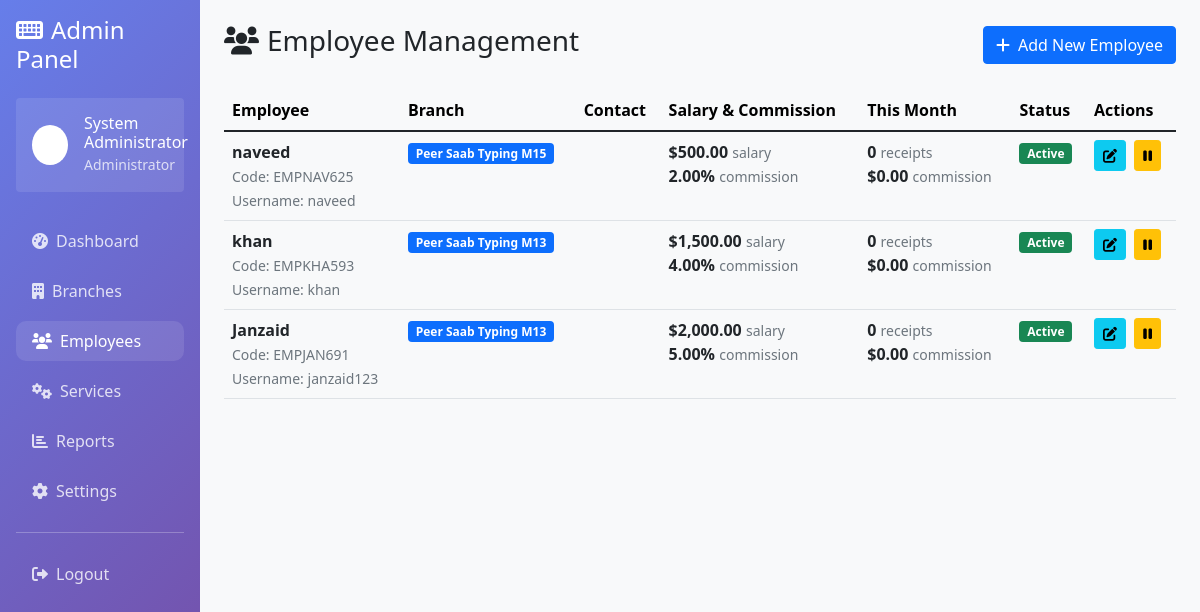
The app's page /admin/employees.php (signed in), older data.
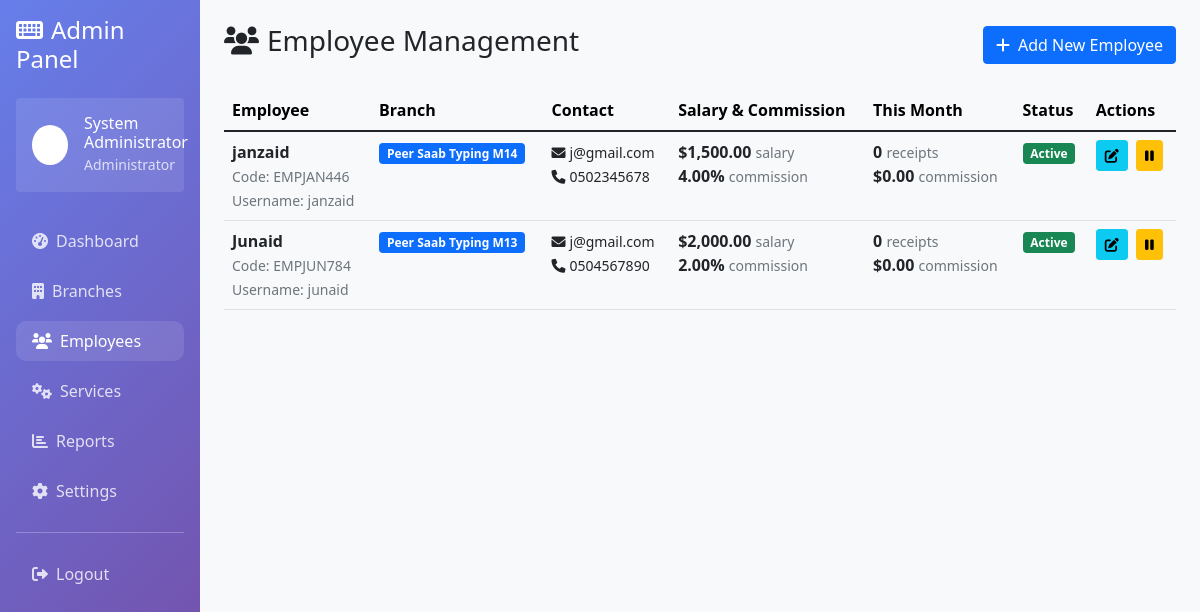
The same page, newer data.
### tables this page shows
CREATE TABLE employees (
            id INTEGER PRIMARY KEY AUTOINCREMENT,
            branch_id INTEGER NOT NULL,
            employee_code VARCHAR(20) UNIQUE NOT NULL,
            username VARCHAR(50) UNIQUE NOT NULL,
            password VARCHAR(255) NOT NULL,
            full_name VARCHAR(100) NOT NULL,
            email VARCHAR(100),
            phone VARCHAR(20),
            basic_salary DECIMAL(10,2) DEFAULT 0.00,
            commission_rate DECIMAL(5,2) DEFAULT 0.00,
            hire_date DATE NOT NULL,
            status TEXT DEFAULT 'active' CHECK (status IN ('active', 'inactive')),
            created_at DATETIME DEFAULT CURRENT_TIMESTAMP,
            FOREIGN KEY (branch_id) REFERENCES branches(id)
        );

### config/database.php (called while the page is built, shortened)
<?php
class Database {
    private $connection;
    public function __construct() {
        $this->db_path = __DIR__ . '/../data/typing_center.db';
        $dir = dirname($this->db_path);
        $this->connection = new PDO("sqlite:" . $this->db_path);
        $this->connection->setAttribute(PDO::ATTR_ERRMODE, PDO::ERRMODE_EXCEPTION);
        $this->connection->exec("PRAGMA foreign_keys = ON");
        $this->createTables();
    }
    public function getConnection() {
        return $this->connection;
    }
    private function createTables() {
        $this->connection->exec($sql);
        $stmt = $this->connection->prepare("SELECT COUNT(*) FROM admin");
        $stmt->execute();
        $stmt = $this->connection->prepare("SELECT COUNT(*) FROM services");
        $stmt->execute();
        $stmt = $this->connection->prepare("SELECT COUNT(*) FROM settings");
        $stmt->execute();
    }
}
?>

### includes/auth.php (called while the page is built, shortened)
<?php
class Auth {
    public function getUserInfo() {
        return [
            'id' => $_SESSION['user_id'] ?? null,
            'type' => $_SESSION['user_type'] ?? null,
            'username' => $_SESSION['username'] ?? null,
            'full_name' => $_SESSION['full_name'] ?? null,
            'branch_id' => $_SESSION['branch_id'] ?? null,
            'branch_name' => $_SESSION['branch_name'] ?? null
        ];
    }
}
?>

### admin/employees.php (the view, shortened to what this page needs)
<?php
require_once '../config/database.php';
require_once '../includes/auth.php';
$database = new Database();
$auth = new Auth($database);
$auth->requireRole(['admin']);
$user_info = $auth->getUserInfo();
$db = $database->getConnection();
$stmt = $db->query("SELECT e.*, b.branch_name,
    (SELECT COUNT(*) FROM receipts WHERE employee_id = e.id AND strftime('%Y-%m', created_at) = strftime('%Y-%m', 'now')) as monthly_receipts,
    (SELECT COALESCE(SUM(total_commission), 0) FROM receipts WHERE employee_id = e.id AND strftime('%Y-%m', created_at) = strftime('%Y-%m', 'now')) as monthly_commission
    FROM employees e
    LEFT JOIN branches b ON e.branch_id = b.id
    ORDER BY e.created_at DESC");
$employees = $stmt->fetchAll(PDO::FETCH_ASSOC);
?>
<!DOCTYPE html>
<html lang="en">
<head>
    <link href="https://cdn.jsdelivr.net/npm/bootstrap@5.1.3/dist/css/bootstrap.min.css" rel="stylesheet">
    <link href="https://cdnjs.cloudflare.com/ajax/libs/font-awesome/6.0.0/css/all.min.css" rel="stylesheet">
</head>
<body>
    <div class="container-fluid">
        <div class="row">
            <div class="col-md-3 col-lg-2 sidebar p-3">
                <h4 class="mb-4"><i class="fas fa-keyboard me-2"></i>Admin Panel</h4>
                <div class="user-info bg-white bg-opacity-10 rounded p-3 mb-4">
                    <div class="d-flex align-items-center">
                        <div class="avatar bg-white bg-opacity-20 rounded-circle p-2 me-3">
                            <i class="fas fa-user-shield"></i>
                        </div>
                        <div>
                            <h6 class="mb-0"><?= htmlspecialchars($user_info['full_name']) ?></h6>
                            <small class="opacity-75">Administrator</small>
                        </div>
                    </div>
                </div>
                <nav class="nav flex-column">
                    <a class="nav-link" href="/admin/dashboard.php">
                        <i class="fas fa-tachometer-alt me-2"></i>Dashboard
                    </a>
                    <a class="nav-link" href="/admin/branches.php">
                        <i class="fas fa-building me-2"></i>Branches
                    </a>
                    <a class="nav-link active" href="/admin/employees.php">
                        <i class="fas fa-users me-2"></i>Employees
                    </a>
                    <a class="nav-link" href="/admin/services.php">
                        <i class="fas fa-cogs me-2"></i>Services
                    </a>
                    <a class="nav-link" href="/admin/reports.php">
                        <i class="fas fa-chart-bar me-2"></i>Reports
                    </a>
                    <a class="nav-link" href="/admin/settings.php">
                        <i class="fas fa-cog me-2"></i>Settings
                    </a>
                    <hr class="my-3">
                    <a class="nav-link" href="/logout.php">
                        <i class="fas fa-sign-out-alt me-2"></i>Logout
                    </a>
                </nav>
            </div>
            <div class="col-md-9 col-lg-10 p-4">
                <div class="d-flex justify-content-between align-items-center mb-4">
                    <h1 class="h3"><i class="fas fa-users me-2"></i>Employee Management</h1>
                    <button class="btn btn-primary" data-bs-toggle="modal" data-bs-target="#addEmployeeModal">
                        <i class="fas fa-plus me-2"></i>Add New Employee
                    </button>
                </div>
                <?php if (empty($employees)): ?>
                    <div class="text-center py-5">
                        <i class="fas fa-users fa-5x text-muted mb-4"></i>
                        <h3 class="text-muted">No Employees Found</h3>
                        <p class="text-muted">Start by adding your first employee to the system.</p>
                        <button class="btn btn-primary btn-lg" data-bs-toggle="modal" data-bs-target="#addEmployeeModal">
                            <i class="fas fa-plus me-2"></i>Add First Employee
                        </button>
                    </div>
                <?php else: ?>
                    <div class="table-responsive">
                        <table class="table table-hover">
                            <thead class="table-light">
                                <tr>
                                    <th>Employee</th>
                                    <th>Branch</th>
                                    <th>Contact</th>
                                    <th>Salary & Commission</th>
                                    <th>This Month</th>
                                    <th>Status</th>
                                    <th>Actions</th>
                                </tr>
                            </thead>
                            <tbody>
                                <?php foreach ($employees as $employee): ?>
                                    <tr>
                                        <td>
                                            <div>
                                                <strong><?= htmlspecialchars($employee['full_name']) ?></strong><br>
                                                <small class="text-muted">
                                                    Code: <?= htmlspecialchars($employee['employee_code']) ?><br>
                                                    Username: <?= htmlspecialchars($employee['username']) ?>
                                                </small>
                                            </div>
                                        </td>
                                        <td>
                                            <span class="badge bg-primary"><?= htmlspecialchars($employee['branch_name'] ?? 'No Branch') ?></span>
                                        </td>
                                        <td>
                                            <?php if (!empty($employee['email'])): ?>
                                                <small><i class="fas fa-envelope me-1"></i><?= htmlspecialchars($employee['email']) ?></small><br>
                                            <?php endif; ?>
                                            <?php if (!empty($employee['phone'])): ?>
                                                <small><i class="fas fa-phone me-1"></i><?= htmlspecialchars($employee['phone']) ?></small>
                                            <?php endif; ?>
                                        </td>
                                        <td>
                                            <div>
                                                <strong>$<?= number_format($employee['basic_salary'], 2) ?></strong> <small class="text-muted">salary</small><br>
                                                <strong><?= number_format($employee['commission_rate'], 2) ?>%</strong> <small class="text-muted">commission</small>
                                            </div>
                                        </td>
                                        <td>
                                            <div>
                                                <strong><?= $employee['monthly_receipts'] ?></strong> <small class="text-muted">receipts</small><br>
                                                <strong>$<?= number_format($employee['monthly_commission'], 2) ?></strong> <small class="text-muted">commission</small>
                                            </div>
                                        </td>
                                        <td>
                                            <span class="badge bg-<?= $employee['status'] === 'active' ? 'success' : 'secondary' ?>">
                                                <?= ucfirst($employee['status']) ?>
                                            </span>
                                        </td>
                                        <td>
                                            <button type="button" class="btn btn-sm btn-info me-1"
                                                    data-bs-toggle="modal"
                                                    data-bs-target="#editEmployeeModal"
                                                    onclick="populateEditModal(<?= htmlspecialchars(json_encode($employee)) ?>)">
                                                <i class="fas fa-edit"></i>
                                            </button>
                                            <form method="POST" class="d-inline">
                                                <button type="submit" class="btn btn-sm btn-<?= $employee['status'] === 'active' ? 'warning' : 'success' ?>"
                                                        onclick="return confirm('Are you sure you want to <?= $employee['status'] === 'active' ? 'deactivate' : 'activate' ?> this employee?')">
                                                    <i class="fas fa-<?= $employee['status'] === 'active' ? 'pause' : 'play' ?>"></i>
                                                </button>
                                            </form>
                                        </td>
                                    </tr>
                                <?php endforeach; ?>
                            </tbody>
                        </table>
                    </div>
                <?php endif; ?>
            </div>
        </div>
    </div>
</body>
</html>

### admin/employees.php (style rules this page uses)
body { background-color: #f8f9fa; }
.sidebar { background: linear-gradient(135deg, #667eea 0%, #764ba2 100%); min-height: 100vh; color: white; }
.sidebar .nav-link { color: rgba(255, 255, 255, 0.8); border-radius: 10px; margin: 5px 0; transition: all 0.3s; }
.sidebar .nav-link:hover, .sidebar .nav-link.active { color: white; background-color: rgba(255, 255, 255, 0.1); }

Row changes from the older to the newer data that the page shows:
removed employees: full_name "naveed", employee_code "EMPNAV625", username "naveed", branch_name "Peer Saab Typing M15", basic_salary "500.00", commission_rate "2.00", monthly_receipts "0", monthly_commission "0.00", status "Active"
removed employees: full_name "khan", employee_code "EMPKHA593", username "khan", branch_name "Peer Saab Typing M13", basic_salary "1,500.00", commission_rate "4.00", monthly_receipts "0", monthly_commission "0.00", status "Active"
added employees: full_name "janzaid", employee_code "EMPJAN446", username "janzaid", branch_name "Peer Saab Typing M14", email "j@gmail.com", phone "0502345678", basic_salary "1,500.00", commission_rate "4.00", monthly_receipts "0", monthly_commission "0.00", status "Active"
changed employees: full_name "Janzaid" → "Junaid"; employee_code "EMPJAN691" → "EMPJUN784"; username "janzaid123" → "junaid"; email (not shown) → "j@gmail.com"; phone (not shown) → "0504567890"; commission_rate "5.00" → "2.00"
